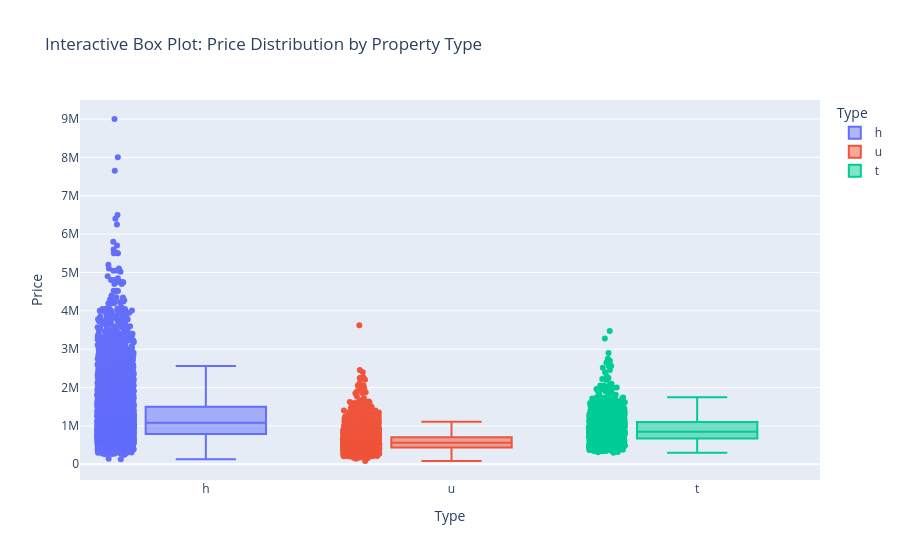

The cell this chart's notebook holds for it:
### Code cell
fig = px.box(df,
             x='Type',          
             y='Price',          
             color='Type',      
             title="Interactive Box Plot: Price Distribution by Property Type",
             points="all")       

fig.show()

### Figure 1 — Plotly figure (JSON) as saved in the notebook; plotly's stock layout.template omitted (floating-point values rounded to 4 significant figures; data arrays with more than 128 entries replaced by an {"elided": "..."} marker saying what was removed)
{"data": [{"alignmentgroup": "True", "boxpoints": "all", "hovertemplate": "Type=%{x}<br>Price=%{y}<extra></extra>", "legendgroup": "h", "marker": {"color": "#636efa"}, "name": "h", "notched": false, "offsetgroup": "h", "orientation": "v", "showlegend": true, "type": "box", "x": {"elided": "9449 str values"}, "x0": " ", "xaxis": "x", "y": {"elided": "9449 float values"}, "y0": " ", "yaxis": "y"}, {"alignmentgroup": "True", "boxpoints": "all", "hovertemplate": "Type=%{x}<br>Price=%{y}<extra></extra>", "legendgroup": "u", "marker": {"color": "#EF553B"}, "name": "u", "notched": false, "offsetgroup": "u", "orientation": "v", "showlegend": true, "type": "box", "x": {"elided": "3017 str values"}, "x0": " ", "xaxis": "x", "y": {"elided": "3017 float values"}, "y0": " ", "yaxis": "y"}, {"alignmentgroup": "True", "boxpoints": "all", "hovertemplate": "Type=%{x}<br>Price=%{y}<extra></extra>", "legendgroup": "t", "marker": {"color": "#00cc96"}, "name": "t", "notched": false, "offsetgroup": "t", "orientation": "v", "showlegend": true, "type": "box", "x": {"elided": "1114 str values"}, "x0": " ", "xaxis": "x", "y": {"elided": "1114 float values"}, "y0": " ", "yaxis": "y"}], "layout": {"boxmode": "overlay", "legend": {"title": {"text": "Type"}, "tracegroupgap": 0}, "title": {"text": "Interactive Box Plot: Price Distribution by Property Type"}, "xaxis": {"anchor": "y", "categoryarray": ["h", "u", "t"], "categoryorder": "array", "domain": [0, 1], "title": {"text": "Type"}}, "yaxis": {"anchor": "x", "domain": [0, 1], "title": {"text": "Price"}}}}
